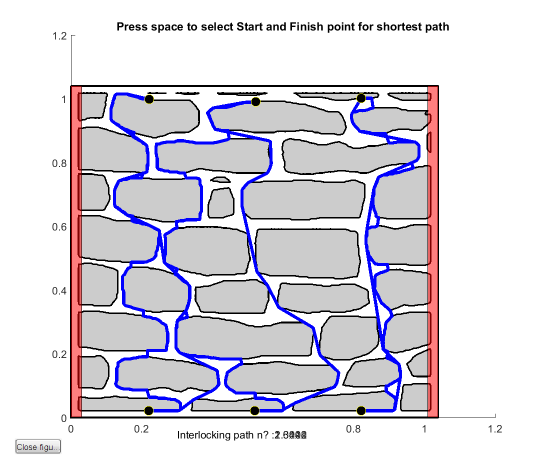
%> input picture Stone Pattern Generator/Scripts/data/TypoDN2.png, 1094 x 938 px, given in place of MySavedPlot1.png, which was not available (shown at 1/2 size)
$ octave shortest_path_from_picture_5_3.m   (GNU Octave 9; MATLAB toolbox functions it lacks are replaced by stand-ins)
%> lines starting %> are read from the running program, lines starting %| are printed output that depends on the picture; in (x1, y1, x2, y2) boxes, pixels count from 0 and x2, y2 are one past the last pixel; in counts of white or black regions, pixels touching at a corner belong together; the program's own positions count from 1; pictures that were not available may be replaced by others from this repository, and a replacement may not be noted
### Stone Pattern Generator/Shortest_Path/get_polygons_from_picture.m
function [ polygons_coord ] = get_polygons_from_picture( folder,file,pic_bw_wb,Lx,Ly,dl,do_crop,per_crop)
%> called with folder = '.\', file = 'MySavedPlot1.png', pic_bw_wb = 'bw', Lx = 1, Ly = 1, dl = 0.02
%GET_POLYGONS_FROM_PICTURE This function creates polygons out of a black and white picture.
%
% %%%%%% usage %%%%%%
%
% %% INPUTS %%%%%%%%%%%%%%%%%%%%%%%%%%%%%%%%%%%%%%%%%%%%%%%%%%%%%%%%%%%%%%%
%  - folder        : String containing the folder in which the picture is
%  - file          : String with the name of the picture, for instance
%                    'wall.png'.
%  - pic_bw_wb     : 'bw' if the stones are in black and the mortar in white,
%                    and 'wb' if the stones are white and the mortar black.
%  - Lx            : Length of the picture (in meters)
%  - Ly            : Height of the picture (in meters)
%  - dl            : Size of the frame to add (the stones can not touch the
%                    edges of the picture or they are not detected).
%
% %% OUTPUTS %%%%%%%%%%%%%%%%%%%%%%%%%%%%%%%%%%%%%%%%%%%%%%%%%%%%%%%%%%%%%%
%  - polygons_coord: Polygons coordinates in a 1xM cell array.
%
% %% AUTEUR : Martin HOFMANN
% %% DATE   : February 2016
% See also SHORTEST_PATH_FROM_PICTURE
%% %%%%%%%%%%%%%%%%%%%%%%%%%%%%%%%%%%%%%%%%%%%%%%%%%%%%%%%%%%%%%%%%%%%%%%%%
I = imread(strcat(folder,file));
%> I is the input picture: size 938x1094x3 uint8; mean R, G, B 219.8, 216.4, 224.3
I=rgb2gray(I);
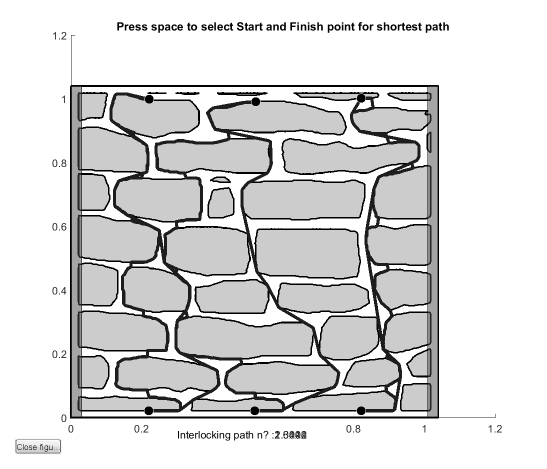
%> I: size 938x1094 uint8 (shown at 1/2 size); min 0, max 255, mean 218.3
disp(exist('do_crop'));
% if ()
BW = im2bw(I, graythresh(I)); % Transforms the picture into a true BW picture, with threshold determined by graythresh (Otsu's method)
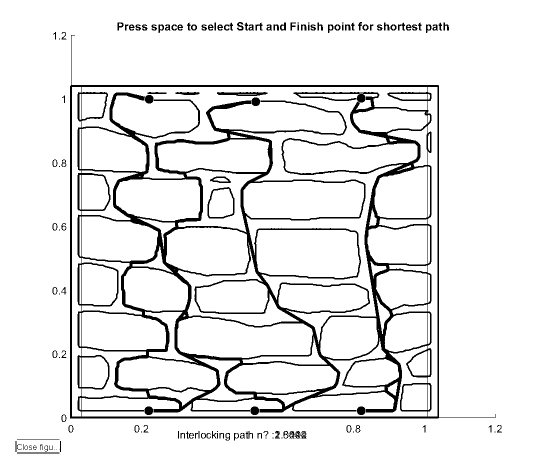
%> BW: size 938x1094 logical (shown at 1/2 size); 91.6% white; 134 black regions (24 under 20 px), largest, box (x1, y1, x2, y2) and area: (140, 70, 991, 837) 77033, (415, 374, 469, 437) 589, (434, 184, 535, 192) 565
if strcmp(pic_bw_wb,'wb') % If the stones are white, we reverse the picture
    BW=~BW;
end

nx=size(BW,2); % Number of pixels along x axis
%> nx = 1094
ny=size(BW,1); % Number of pixels along y axis
%> ny = 938
BW = imcrop(BW, [0.02*nx 0.02*ny 0.96*nx 0.96*ny]);
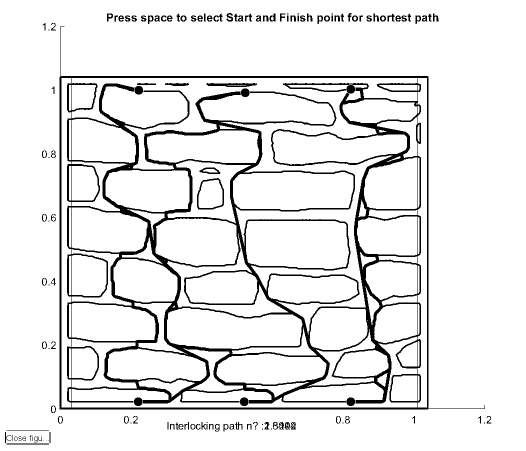
%> BW: size 901x1051 logical (shown at 1/2 size); 90.9% white; 134 black regions (24 under 20 px), largest, box (x1, y1, x2, y2) and area: (119, 52, 970, 819) 77033, (394, 356, 448, 419) 589, (413, 166, 514, 174) 565
nx=size(BW,2); % Number of pixels along x axis
%> nx = 1051
ny=size(BW,1); % Number of pixels along y axis
%> ny = 901
sx=Lx/nx; % size of the pixels in x dimension
%> sx = 0.000951
sy=Ly/ny; % size of the pixels in y dimension
%> sy = 0.00111

n_dl_x=round(dl/sx); % Number of pixels to add along x direction
%> n_dl_x = 21
n_dl_y=round(dl/sy); % Number of pixels to add along y direction
%> n_dl_y = 18
dlx_true=n_dl_x*sx; % True dl added along x axis
%> dlx_true = 0.02
dly_true=n_dl_y*sy; % True dl added along y axis
%> dly_true = 0.02

% Adding of the white (mortar) frame

BW=[ones(n_dl_y,nx);BW;ones(n_dl_y,nx)];
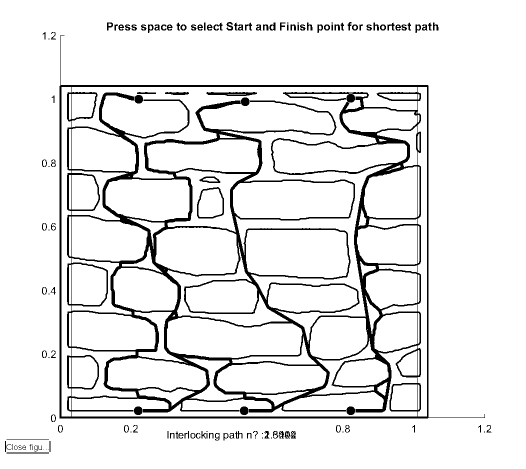
%> BW: size 937x1051 double (shown at 1/2 size); values 0 (black) and 1 (white), 91.2% white; 134 black regions (24 under 20 px), largest, box (x1, y1, x2, y2) and area: (119, 70, 970, 837) 77033, (394, 374, 448, 437) 589, (413, 184, 514, 192) 565
BW=[ones(ny+2*n_dl_y,n_dl_x),BW,ones(ny+2*n_dl_y,n_dl_x)];


[B] = bwboundaries(BW); % Detection of boundaries
%> B = 310 boundaries; largest, box (x1, y1, x2, y2) and points: (164, 174, 855, 688) 7320, (0, 0, 1093, 937) 4057, (140, 70, 991, 837) 3253, (164, 691, 855, 833) 2957, (144, 174, 163, 833) 1436
polygons=B;
%> polygons = 310 items

polygons_coord=cell(1,length(polygons)-1);
%> polygons_coord = 309 items
for i=2:length(polygons) % The first one is the outside frame
    for j=1:size(polygons{i},1)
        polygons_coord{i-1}(j,1)=(polygons{i}(j,2)-0.5)*sx; % Computation of x coordinates
        polygons_coord{i-1}(j,2)=Ly+2*dly_true-(polygons{i}(j,1)-0.5)*sy; % Computation of y coordinates
    end
end
to_del=[];
for i=1:numel(polygons_coord)
    if size(unique(polygons_coord{i},'rows'),1)<=3
        to_del=[to_del,i];
    end
end
%> this loop made 309 passes
%> to_del on passes 38, 45: 38, [38 45]
%> after the loop, to_del = 48 values from 38 to 276
polygons_coord(to_del)=[];


end

### Stone Pattern Generator/Scripts/resizePolygon.m
function polygons = resizePolygon(polygons,dl,Lx,Ly)
% resizePolygon resize the polygons to the specific dimension
% polygons: input polygon
% Lx: assumed length of the wall
% Lx: assumed height of the wall
% dl: added length to the leftdown corner stone
%
% 09 Nov, 2019: modification of
% Shenghan Zhang, EESD, EPFL, <shenghan.zhang@epfl.ch>

if (nargin == 1)
    dl = 0;
    Lx = 1;
    Ly = 1;
    disp(['Supplement input parameters: Lx ',num2str(Lx), ...
                                    ',  Ly ',num2str(Ly), ...
                                    ',  dl ',num2str(dl), '.'])
elseif (nargin == 2)
    Lx = 1;
    Ly = 1;
    disp(['Supplement input parameters: dl ',num2str(dl), '.'])
elseif (nargin == 3)
    error('Input number is 3. Not defined.')
end

for i=1:length(polygons)
    coord_poly = polygons{i};
    if i == 1
        x_min = min(coord_poly(:,1));
        x_max = max(coord_poly(:,1));
        y_min = min(coord_poly(:,2));
        y_max = max(coord_poly(:,2));
    else
        x_min = min(x_min, min(coord_poly(:,1)));
        x_max = max(x_max, max(coord_poly(:,1)));
        y_min = min(y_min, min(coord_poly(:,2)));
        y_max = max(y_max, max(coord_poly(:,2)));
    end
end

for i=1:length(polygons)
    coord_poly = polygons{i};
    coord_poly(:,1) = (coord_poly(:,1)-x_min)/(x_max-x_min)*Lx + dl;
    coord_poly(:,2) = (coord_poly(:,2)-y_min)/(y_max-y_min)*Ly + dl;
    polygons{i} = coord_poly;
end

end

### Stone Pattern Generator/Resampling/resample_polygons.m
function [ resampled_pos ] = resample_polygons( initial_pos,min_vertices,l_edges,span )
% RESAMPLE_POLYGONS resamples the polygons given a target edge length l_edges.
% It computes the mean position of a point around its "span" closest
% neighbors (if span is 0, then it does not average the value).
%
% %%%%%% usage %%%%%%
% %% INPUTS %%%%%%%%%%%%%%%%%%%%%%%%%%%%%%%%%%%%%%%%%%%%%%%%%%%%%%%%%%%%%%%
%  - initial_pos   : Mx1 Cell of Nx2 matrices containing the x-y coordinates
%                    of the vertices of the polygons.
%  - min_vertices  : minimum number of vertices.
%  - l_edges       : target edge length. The smaller the more vertices.
%  - span          : number of points taken to the right and to the left
%                    during averaging of the position.
%
% %% OUTPUTS %%%%%%%%%%%%%%%%%%%%%%%%%%%%%%%%%%%%%%%%%%%%%%%%%%%%%%%%%%%%%%
%  - resampled_pos : The new resampled polygons (Mx1 Cell containing the
%                    resampled polygons).
%
% %% AUTEUR : Martin HOFMANN
% %% DATE   : November 2015
%% %%%%%%%%%%%%%%%%%%%%%%%%%%%%%%%%%%%%%%%%%%%%%%%%%%%%%%%%%%%%%%%%%%%%%%%%
if l_edges==0 % If target length is 0, we do not resample the polygons

    resampled_pos=initial_pos;

else % Else, we resample

    resampled_pos=cell(1,size(initial_pos,2));

    for i=1:length(initial_pos) % Iteration on all the stones

        poly=initial_pos{i};
        perimeter=get_perimeter(poly); % Computation of the perimeter.
        n_vertices=max(min_vertices,round(perimeter/l_edges)); % Computation of the number of edges
        n=size(poly,1);

        if n_vertices<n % If the targeteted number of vertices is bigger than the number of vertices of the polygon, we do not resample

            poly=[poly(end-span+1:end,:);poly;poly(1:span,:)];
            dn=floor(n/n_vertices);
            ind=1+span;
            new_poly=zeros(n_vertices,2);
            k=1;

            while ind<n+1 || k<=n_vertices % Computation of the new vertices

                new_poly(k,1)=mean(poly(ind-span:ind+span,1));
                new_poly(k,2)=mean(poly(ind-span:ind+span,2));
                ind=ind+dn;
                k=k+1;

            end

            new_poly = unique(new_poly, 'rows','stable');
            resampled_pos{i}=new_poly;

        else

            resampled_pos{i}=poly;

        end

    end

end

end

### Stone Pattern Generator/Scripts/shortest_path_from_picture_5_3.m
% SHORTEST_PATH_FROM_PICTURE This script allows the user to compute the shortest path out of a BW picture.
% modified on Mar, 2018
% calculate LMT for diagonal direction
clear variables;
close all;
clc;

addpath(genpath('..\Tools\'))
addpath('..\Cal_Visibility')
%% PARAMETERS DEFINITION
cd(pwd)
%% PICTURE PARAMETERS
folder='.\..\..\Italian topologies\'; % Folder in which the picture is
% [4 lines of commented-out code are left out]
 file = {{'TypoA.png','TypoAN1.png','TypoAN2.png','TypoAN3.png'},... % Problematic files : BN2 DN3 DO4 TYPOE
         {'TypoB.png','TypoBN1.png','TypoBN2.png','TypoBN3.png'},...
         {'TypoC.png','TypoCN1.png','TypoCN2.png','TypoCN3.png'},...
         {'TypoD.png','TypoDN1.png','TypoDN4_3.png','TypoDN5_5.png'},...
         {'TypoE.png','TypoEO1.png','TypoEO3.png','TypoEO5.png'}};
 file = {{'MySavedPlot1.png'}};
 folder='.\';
% file = {{'TypoCN3.png'}};
% file ={{'INT1_eqv_t002_new2.png'},...
%     {'INT2_eqv_t002_new2.png'},...
%     {'INT4_eqv_t002_new2.png'},...
%     {'INT4_eqv_t002_le1_new2.png'},...
%     {'INT4_eqv_t002_le2_new2.png'},...
%     {'INT4_eqv_t002_le3_new2.png'},...
%     {'INT4_t002_new2.png'}};
% file ={{'INT1_eqv_t002_new2.png'},...
%        {'INT2_eqv_t002_new2.png'},...
%        {'INT4_eqv_t002_new2.png'},...
%        {'INT4_eqv_t002_le3_new2.png'},...
%        {'INT4_eqv_t002_le2_new2.png'},...
%        {'INT4_eqv_t002_le1_new2.png'},...
%        {'INT4_t002_new2.png'}};
%
% file = {{'INT4_eqv_t002_le1_new2.png'}};
% file = {{'D_1_copy.png'}};
%{{'INT4_eqv_t002_le1_new2.png'}};
% file = {{'TypoA.png','TypoAN1.png','TypoAN2.png','TypoAN3.png'},...
%         {'TypoB.png','TypoBN1.png','TypoBN2.png','TypoBN3.png'}}
%file = {{'TypoE.png','TypoEO1.png','TypoEO2.png','TypoEO3.png','TypoEO4.png','TypoEO5.png'}};
%file = {{'TypoDN4_3.png','TypoDN5_5.png'},{'TypoE.png','TypoEN4_1.png','TypoEN5_4.png'}};
%file = {{'TypoA.png','TypoAN1.png','TypoAN2.png','TypoAN3.png'}, {'TypoB.png','TypoBN1.png','TypoBN2.png','TypoBN3.png'},{'TypoC.png','TypoCN1.png','TypoCN2.png','TypoCN3.png'},{'TypoD.png','TypoDN1.png','TypoDN2.png','TypoDN3.png'},{'TypoE.png','TypoEN1.png','TypoEN2.png','TypoEN3.png'}};
% file = {{'TypoB.png','TypoBN1.png','TypoBN2.png','TypoBN3.png'}};

% pic_type = 'wb'; % Type of the picture : 'bw' if the stones are darker than the mortar, 'wb' for the opposite
Lx=1.0; % Length of the picture
Ly=1.0; % Height of the picture
resolution=8;

%% RESAMPLING OPTIONS
dl=0.02;% If necessary, put non-zero value to add a mortar layer
min_vertices=5; % Minimum number of vertices by stone
l_edges=0.02; % Length of the resampled edges of the polygons
span=1; % Span of the averaging of the vertices coordinates during resampling

% %% SHORTEST PATH OPTIONS
% alpha=0.3333;
% vlim=0.03;
epsilon=0.0000001; % Approximation constraint
int_lock_file = cell(size(file));
do_resample = true;
do_skip = true;
do_save = true;

point_start_end_tot = {};
count_pic = 1;
%% CODE
addpath(genpath('..'));
k_arr = [];
for f = 1:length(file)
    for e = 1:length(file{f})
        disp(sprintf('I am in f %d, e %d', f, e));
        file_name = file{f}{e};
        disp(file_name);
        capStartIndex = regexp(file_name,'\d');
        if isempty(capStartIndex)
            pic_type = 'wb';
        else
            pic_type = 'bw';
        end

        [polygons]=get_polygons_from_picture(folder,file_name,pic_type,Lx,Ly,dl); % Get the polygons from BW picture
%> polygons = 261 items
        polygons = resizePolygon(polygons,dl);
%> the loop in resizePolygon, `for i=1:length(polygons)` made 261 passes
%> (x_max, y_min, y_max) on passes 1 to 12: (0.107, 0.671, 0.684), (0.107, 0.53, 0.684), (0.107, 0.388, 0.684), (0.107, 0.247, 0.684), (0.124, 0.247, 0.684), (0.124, 0.247, 0.684), (0.124, 0.105, 0.684), (0.137, 0.0816, 0.684), (0.155, 0.0816, 0.846), (0.155, 0.0816, 0.846), (0.155, 0.0816, 0.846), (0.155, 0.0816, 0.846)
%> after the loop in resizePolygon, `for i=1:length(polygons)`: x_max = 0.955; x_min = 0.03; y_max = 0.991; y_min = 0.0339
%> after the loop in resizePolygon, `for i=1:length(polygons)`: coord_poly = 58 rows, first 12: [1.01 0.0815; 1.01 0.0826; 1.01 0.0838; 1.01 0.085; 1.01 0.085; 1.01 0.085; 1.02 0.085; 1.02 0.085; 1.02 0.0838; 1.02 0.0838; 1.02 0.0826; 1.02 0.0815]; polygons = 261 items
        resampled_stones=resample_polygons(polygons,min_vertices,l_edges,span); % Resampling + Deleting redundant vertices
%> the loop in resample_polygons, `for i=1:length(initial_pos)` made 1 pass
%> the run ends on the next line

$ run again, on Stone Pattern Generator/Scripts/data/TypoDN3.png
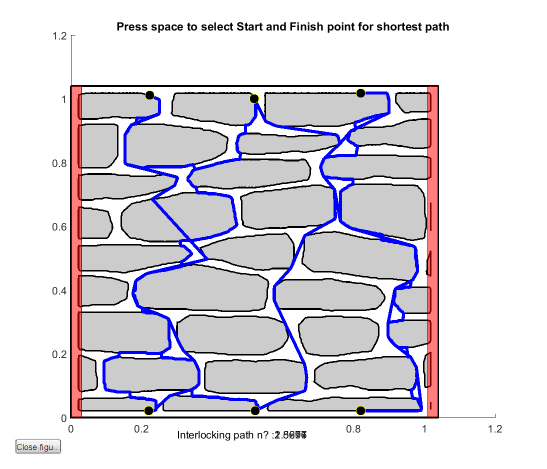
%> input picture Stone Pattern Generator/Scripts/data/TypoDN3.png, 1094 x 938 px, given in place of MySavedPlot1.png, which was not available (shown at 1/2 size)
%> in get_polygons_from_picture, I is the input picture: size 938x1094x3 uint8; mean R, G, B 219.6, 216.2, 223.5
%> I: size 938x1094 uint8
%> in get_polygons_from_picture, `BW = im2bw(I, graythresh(I)); % Transforms the picture into a true BW ..`:
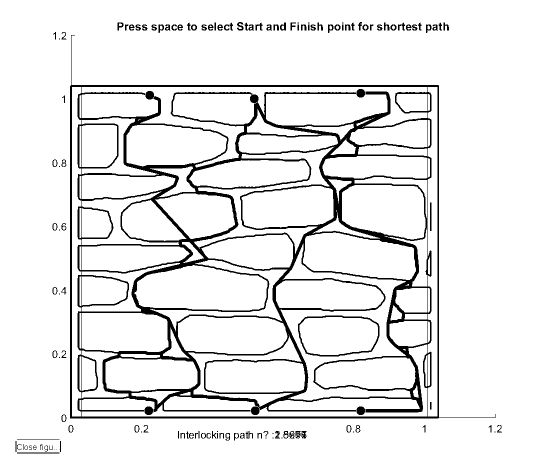
%> BW: size 938x1094 logical (shown at 1/2 size); 91.6% white; 131 black regions (23 under 20 px), largest, box (x1, y1, x2, y2) and area: (140, 70, 991, 837) 76724, (596, 631, 759, 713) 1282, (713, 178, 730, 195) 241
%> in get_polygons_from_picture, `BW=[ones(n_dl_y,nx);BW;ones(n_dl_y,nx)];`:
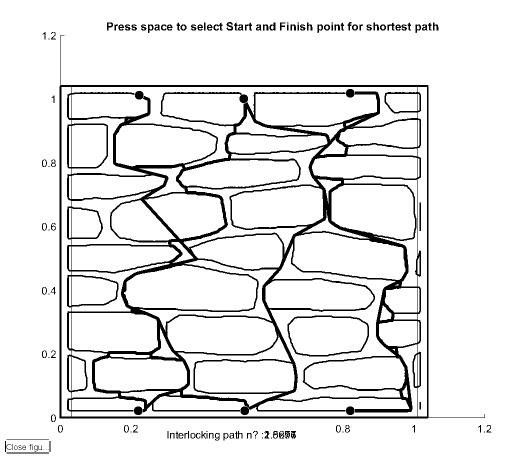
%> BW: size 937x1051 double (shown at 1/2 size); values 0 (black) and 1 (white), 91.3% white; 131 black regions (23 under 20 px), largest, box (x1, y1, x2, y2) and area: (119, 70, 970, 837) 76724, (575, 631, 738, 713) 1282, (692, 178, 709, 195) 241
%> B = 306 boundaries; largest, box (x1, y1, x2, y2) and points: (0, 0, 1093, 937) 4057, (164, 174, 855, 335) 3682, (140, 70, 991, 837) 3253, (164, 689, 855, 833) 2959, (561, 487, 822, 801) 1775
%> in get_polygons_from_picture, `polygons=B;`: polygons = 306 items
%> polygons_coord = 305 items
%> the loop in get_polygons_from_picture, `for i=1:numel(polygons_coord)` made 305 passes
%> to_del on pass 45: 45
%> after the loop in get_polygons_from_picture, `for i=1:numel(polygons_coord)`: to_del = 43 values from 45 to 264
%> `[polygons]=get_polygons_from_picture(folder,file_name,pic_type,Lx,Ly,d..`: polygons = 262 items
%> the loop in resizePolygon, `for i=1:length(polygons)` made 262 passes
%> (x_max, y_min, y_max) on passes 1 to 8: (0.107, 0.671, 0.684), (0.107, 0.53, 0.684), (0.107, 0.388, 0.684), (0.107, 0.247, 0.684), (0.124, 0.247, 0.684), (0.124, 0.247, 0.684), (0.124, 0.105, 0.684), (0.137, 0.0816, 0.684)
%> after the loop in resizePolygon, `for i=1:length(polygons)`: x_max = 0.955; x_min = 0.03; y_max = 0.991; y_min = 0.0339
%> after the loop in resizePolygon, `for i=1:length(polygons)`: coord_poly = 58 rows, first 12: [1.01 0.0815; 1.01 0.0826; 1.01 0.0838; 1.01 0.085; 1.01 0.085; 1.01 0.085; 1.02 0.085; 1.02 0.085; 1.02 0.0838; 1.02 0.0838; 1.02 0.0826; 1.02 0.0815]; polygons = 262 items
%> the loop in resample_polygons, `for i=1:length(initial_pos)` made 1 pass

$ run again, on Stone Pattern Generator/Scripts/data/TypoDO1.png
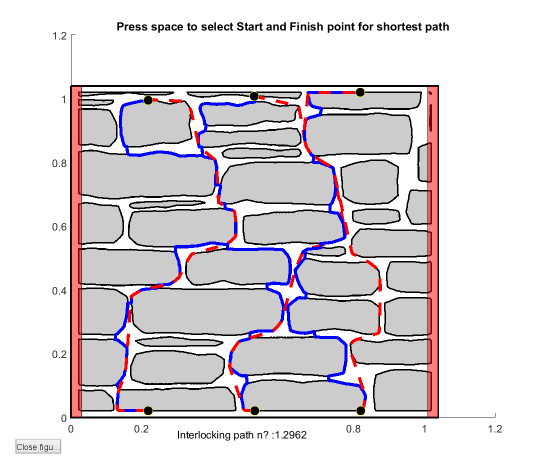
%> input picture Stone Pattern Generator/Scripts/data/TypoDO1.png, 1094 x 938 px, given in place of MySavedPlot1.png, which was not available (shown at 1/2 size)
%> in get_polygons_from_picture, I is the input picture: size 938x1094x3 uint8; mean R, G, B 221.7, 216.5, 220.3
%> I: size 938x1094 uint8
%> in get_polygons_from_picture, `BW = im2bw(I, graythresh(I)); % Transforms the picture into a true BW ..`:
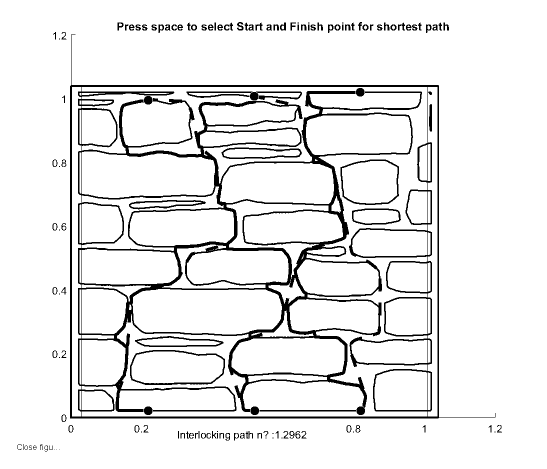
%> BW: size 938x1094 logical (shown at 1/2 size); 91.9% white; 132 black regions (23 under 20 px), largest, box (x1, y1, x2, y2) and area: (140, 69, 991, 837) 68860, (260, 700, 450, 770) 1481, (681, 319, 798, 410) 1094
%> in get_polygons_from_picture, `BW=[ones(n_dl_y,nx);BW;ones(n_dl_y,nx)];`:
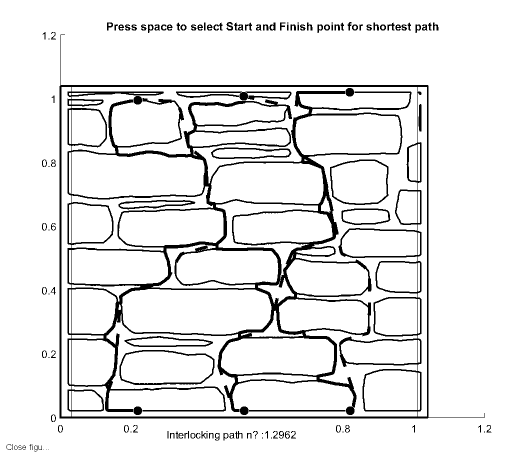
%> BW: size 937x1051 double (shown at 1/2 size); values 0 (black) and 1 (white), 91.5% white; 132 black regions (23 under 20 px), largest, box (x1, y1, x2, y2) and area: (119, 69, 970, 837) 68860, (239, 700, 429, 770) 1481, (660, 319, 777, 410) 1094
%> B = 288 boundaries; largest, box (x1, y1, x2, y2) and points: (164, 174, 855, 833) 11559, (0, 0, 1093, 937) 4057, (140, 69, 991, 837) 3258, (856, 174, 875, 833) 1441, (144, 174, 163, 833) 1437
%> in get_polygons_from_picture, `polygons=B;`: polygons = 288 items
%> polygons_coord = 287 items
%> the loop in get_polygons_from_picture, `for i=1:numel(polygons_coord)` made 287 passes
%> to_del on passes 34, 54, 56, 57, 58: 34, [34 54], [34 54 56], [34 54 56 57], [34 54 56 57 58]
%> after the loop in get_polygons_from_picture, `for i=1:numel(polygons_coord)`: to_del = 41 values from 34 to 172
%> `[polygons]=get_polygons_from_picture(folder,file_name,pic_type,Lx,Ly,d..`: polygons = 246 items
%> the loop in resizePolygon, `for i=1:length(polygons)` made 246 passes
%> (x_max, y_min, y_max) on passes 1 to 8: (0.107, 0.671, 0.684), (0.107, 0.53, 0.684), (0.107, 0.388, 0.684), (0.107, 0.247, 0.684), (0.122, 0.247, 0.684), (0.124, 0.247, 0.684), (0.124, 0.247, 0.684), (0.124, 0.105, 0.684)
%> after the loop in resizePolygon, `for i=1:length(polygons)`: x_max = 0.955; x_min = 0.0328; y_max = 0.991; y_min = 0.0383
%> after the loop in resizePolygon, `for i=1:length(polygons)`: coord_poly = 58 rows, first 12: [1.01 0.0771; 1.01 0.0783; 1.01 0.0794; 1.01 0.0806; 1.01 0.0806; 1.01 0.0806; 1.02 0.0806; 1.02 0.0806; 1.02 0.0794; 1.02 0.0794; 1.02 0.0783; 1.02 0.0771]; polygons = 246 items
%> the loop in resample_polygons, `for i=1:length(initial_pos)` made 1 pass
